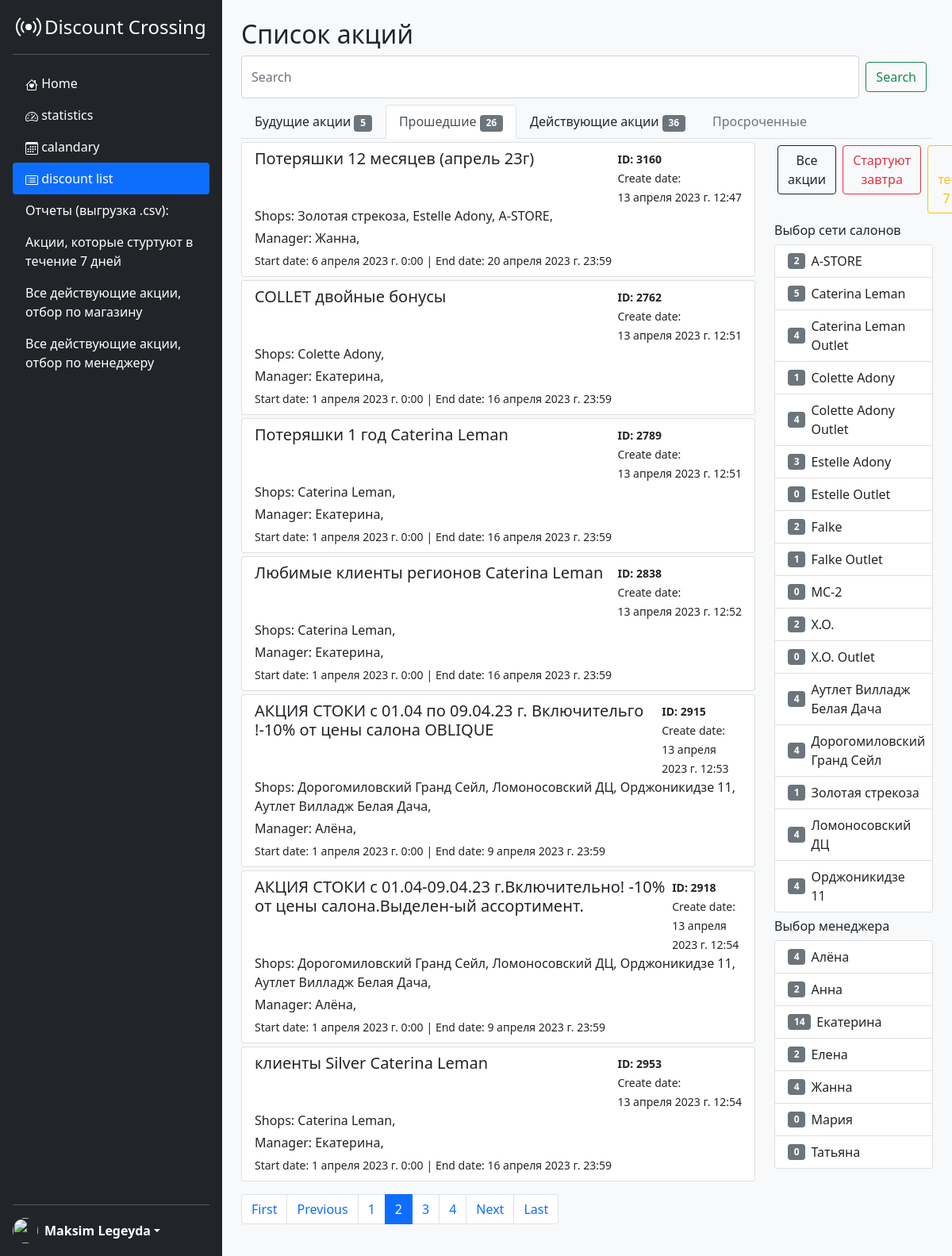
/OldDiscountList?page=2, run on the app's committed database.
### discount/models.py (models this page shows, shortened)
class DiscountData(models.Model):
    STATUS = [
        ('N', 'Новая'),
        ('W', 'В работе'),
        ('T', 'Тестирование'),
        ('D', 'Релиз'),
    ]
    title = models.CharField(max_length=250, null=True, verbose_name='Название скидки')
    id_DO = models.IntegerField(blank=True, default=None, verbose_name='ID акции в ДО')
    startDate = models.DateTimeField(blank=True, default=None, verbose_name='Дата начала акции')
    endDate = models.DateTimeField(blank=True, default=None, verbose_name='Дата окончания окончания')
    description = models.TextField(max_length=1500, default='', blank=True, verbose_name='Описание')
    type = models.ManyToManyField(DiscountType)
    manager = models.ManyToManyField(ShopManagers)
    shops = models.ManyToManyField(Shop, verbose_name='магазины', related_name='shop')
    status = models.CharField(max_length=1, choices=STATUS, default='N')
    createDate = models.DateTimeField(null=True, auto_now_add=True, editable=False)
    idDoneDate = models.DateField(default='2000-01-01')
    slug = models.SlugField(blank=True, db_index=True, verbose_name='slug')
    bugCounter = models.IntegerField(default=0, verbose_name='Количество текущих акций')
    isDone = models.BooleanField(default=False, verbose_name='Подготовлена')
    class Meta:
        verbose_name = 'Акция'
        verbose_name_plural = 'Акции'

### shops/models.py (models this page shows)
class Shop(models.Model):
    title = models.CharField(max_length=250, null=True, verbose_name='Наименование магазина')
    manager = models.ManyToManyField(ShopManagers)
    countFutureDiscount = models.IntegerField(default=0, verbose_name='Количество будущих акций')
    countPastDiscount = models.IntegerField(default=0, verbose_name='Количество прошедших акций')
    CountCurrentDiscount = models.IntegerField(default=0, verbose_name='Количество текущих акций')
    def __str__(self):
        return self.title
    class Meta:
        verbose_name = 'Магазин'
        verbose_name_plural = 'Магазины'

class ShopManagers(models.Model):
    name = models.CharField(max_length=250, null=True, verbose_name='Руководить сети (акции)')
    phone = models.CharField(max_length=25, blank=True, default='+7', verbose_name='Телефон')
    countFutureDiscount = models.IntegerField(default=0, verbose_name='Количество будущих акций')
    countPastDiscount = models.IntegerField(default=0, verbose_name='Количество прошедших акций')
    CountCurrentDiscount = models.IntegerField(default=0, verbose_name='Количество текущих акций')
    def __str__(self):
        return self.name
    class Meta:
        verbose_name = 'Менеджер'
        verbose_name_plural = 'Менеджеры'

### discount/views.py (the view)
# urls.py: path('OldDiscountList', views.discountList, name='OldDiscountList'),
def discountList(request, shop_id=None):
    now = datetime.now()
    shopsList = Shop.objects.all().order_by('title')
    managers = ShopManagers.objects.all().order_by('name')
    discountCurrent = DiscountData.objects.filter(startDate__lte=now).filter(endDate__gte=now).order_by('-startDate')
    discountsOld = DiscountData.objects.filter(startDate__lte=now).filter(endDate__lte=now).order_by('-startDate')
    discountsFuture = DiscountData.objects.filter(startDate__gte=now).order_by('startDate')
    discountCounter = discountsFuture.count()
    discountCounterOld = discountsOld.count()
    discountCounterCurrent = discountCurrent.count()
    if request.path == '/discountList':
        discounts = discountsFuture
    elif request.path == '/OldDiscountList':
        discounts = discountsOld
    elif request.path == '/CurrentDiscountList':
        discounts = discountCurrent
    paginator = Paginator(discounts, 7)
    page_number = request.GET.get('page')
    page_obj = paginator.get_page(page_number)
    context = {
        'discounts' : discounts,
        'counter' : discountCounter,
        'counterOLd' : discountCounterOld,
        'counterCurrent' : discountCounterCurrent,
        'shopListItem' : shopsList,
        'page_obj' : page_obj,
        'managers' : managers,
    }
    return render(request, template_name='discount_list.html', context=context)

### templates/discount_list.html (shortened to what this page needs)
{% extends 'base.html' %}
{% block content %}
<div class="p-4 bg-light" style="width: 100%;">
<h2 class="">Список акций</h2>
    <form class="form-inline my-2 my-lg-0 d-flex" action="{% url 'search_results' %}" method="get">
      <input name="q" class="form-control mr-sm-2" type="search" placeholder="Search" aria-label="Search">
      <button class="btn btn-outline-success m-2" type="submit">Search</button>
    </form>
  <ul class="nav nav-tabs mt-2">
    <li class="nav-item">
      {% url 'discountList' as url_discountList %}
      <a class="nav-link link-dark {% if url_discountList in request.path %}active{% endif %}"
      href="/discountList">Будущие акции <span class="badge bg-secondary">{{ counter }}</span></a>
    </li>
    <li class="nav-item">
      {% url 'OldDiscountList' as url_OldDiscountList %}
      <a class="nav-link link-dark {% if url_OldDiscountList in request.path %}active{% endif %}"
      href="/OldDiscountList">Прошедшие <span class="badge bg-secondary">{{ counterOLd }}</span></a>
    </li>
    <li class="nav-item">
      {% url 'CurrentDiscountList' as url_CurrentDiscountList %}
      <a class="nav-link link-dark {% if url_CurrentDiscountList in request.path %}active{% endif %}"
      href="/CurrentDiscountList">Действующие акции <span class="badge bg-secondary">{{ counterCurrent }}</span></a>
    </li>
    <li class="nav-item">
      <a class="nav-link disabled link-dark" href="#">Просроченные</a>
    </li>
  </ul>
<div class="content" style="min-height: 79vh;">
<div class="row">
<div class="col">
  {% for discount in page_obj %}
  <div class="list-group mt-1">
      <a href="/discountList/{{ discount.slug }}" class="list-group-item list-group-item-action" aria-current="true">
        <div class="d-flex w-100 justify-content-between">
          <h5 class="mb-1">{{ discount.title }}</h5>
          <div>
            <small style="font-weight: bold;">ID: {{ discount.id_DO }} <br></small>
            <small>Create date:<br> {{ discount.createDate }}</small>
          </div>
        </div>
        <p class="mb-1">Shops: {% for shop in discount.shops.all %}{{ shop }},  {% endfor %}</p>
        <p class="mb-1">Manager: {% for manager in discount.manager.all %}{{ manager }},  {% endfor %}</p>
        <small>Start date: {{ discount.startDate }}</small>
        <small>| End date: {{ discount.endDate }}</small>
      </a>
  </div>
  {% endfor %}
</div>
<div class="col-3 mt-1 pr-5">
  <div class="d-flex">
    <form class="m-1" action="{% url 'discountList' %}" method="get">
      <button type="submit" class="btn btn-outline-dark">Все акции</button>
    </form>
    <form class="m-1" action="{% url 'startTomorrow' %}" method="get">
      <button type="submit" class="btn btn-outline-danger">Стартуют завтра</button>
    </form>
    <form class="m-1" action="{% url 'startWithinAWeek' %}" method="get">
      <button type="submit" class="btn btn-outline-warning">В течение 7 дней</button>
    </form>
  </div>
  <h6 class="mt-2">Выбор сети салонов</h6>
  <ul class="list-group">
    {% for shop in shopListItem %}
      <li class="list-group-item d-flex align-items-center">
          {% if url_OldDiscountList in request.path %}<span class="badge bg-secondary">{{ shop.countPastDiscount }}</span>{% endif %}
        <a class="link-dark" style="text-decoration: none; margin-left: 7px;" href="shop/filter/discountList/{{ shop.id }}">{{ shop.title }}</a>
      </li>
    {% endfor %}
  </ul>
  <h6 class="mt-2">Выбор менеджера</h6>
  <ul class="list-group">
    {% for manager in managers %}
      <li class="list-group-item d-flex align-items-center">
          {% if url_OldDiscountList in request.path %}<span class="badge bg-secondary">{{ manager.countPastDiscount }}</span>{% endif %}
        <a class="link-dark" style="text-decoration: none; margin-left: 7px;" href="manager/filter/discountList/{{ manager.id }}">{{ manager.name }}</a>
      </li>
    {% endfor %}
  </ul>
</div>
</div>
</div>
<nav aria-label="..." class="mt-3" style="bottom: 0;">
  <ul class="pagination">
    <li class="page-item {% if not page_obj.has_previous %}disabled{% endif %}">
      {% if page_obj.has_previous %}
      <a class="page-link" href="?page=1">First</a>
      {% else %}
      <span class="page-link">First</span>
      {% endif %}
    </li>
    <li class="page-item {% if not page_obj.has_previous %}disabled{% endif %}">
      {% if page_obj.has_previous %}
      <a class="page-link" href="?page={{ page_obj.previous_page_number }}">Previous</a>
      {% else %}
      <span class="page-link">Previous</span>
      {% endif %}
    </li>
    {% for i in page_obj.paginator.page_range %}
    {% if page_obj.number == i %}
    <li class="page-item active" aria-current="page">
      <span class="page-link">{{ i }}</span>
    </li>
    {% elif i > page_obj.number|add:'-3' and i < page_obj.number|add:'3' %}
    <li class="page-item"><a class="page-link" href="?page={{ i }}">{{ i }}</a></li>
    {% endif %}
    {% endfor %}
    <li class="page-item {% if not page_obj.has_next %}disabled{% endif %}">
      {% if page_obj.has_next %}
      <a class="page-link" href="?page={{ page_obj.next_page_number }}">Next</a>
      {% else %}
      <span class="page-link">Next</span>
      {% endif %}
    </li>
    <li class="page-item {% if not page_obj.has_next %}disabled{% endif %}">
      {% if page_obj.has_next %}
      <a class="page-link" href="?page={{ page_obj.paginator.num_pages }}">Last</a>
      {% else %}
      <span class="page-link">Last</span>
      {% endif %}
    </li>
  </ul>
</nav>
</div>
{% endblock %}

### static/css/sidebars.css (style rules this page uses)
body { min-height: 100vh; min-height: -webkit-fill-available; }
html { height: -webkit-fill-available; overflow-x: hidden; margin-right: calc(-1 * (100vw - 100%)); }

### data on the page
DiscountData: title "Потеряшки 12 месяцев (апрель 23г)", id_DO "3160", createDate "13 апреля 2023 г. 12:47", startDate "6 апреля 2023 г. 0:00", endDate "20 апреля 2023 г. 23:59"
Shop: title "Золотая стрекоза", countPastDiscount "1"
Shop: title "Estelle Adony", countPastDiscount "3"
Shop: title "A-STORE", countPastDiscount "2"
ShopManagers: name "Жанна", countPastDiscount "4"
DiscountData: title "COLLET двойные бонусы", id_DO "2762", createDate "13 апреля 2023 г. 12:51", startDate "1 апреля 2023 г. 0:00", endDate "16 апреля 2023 г. 23:59"
Shop: title "Colette Adony", countPastDiscount "1"
ShopManagers: name "Екатерина", countPastDiscount "14"
DiscountData: title "Потеряшки 1 год Caterina Leman", id_DO "2789", createDate "13 апреля 2023 г. 12:51", startDate "1 апреля 2023 г. 0:00", endDate "16 апреля 2023 г. 23:59"
Shop: title "Caterina Leman", countPastDiscount "5"
DiscountData: title "Любимые клиенты регионов Caterina Leman", id_DO "2838", createDate "13 апреля 2023 г. 12:52", startDate "1 апреля 2023 г. 0:00", endDate "16 апреля 2023 г. 23:59"
DiscountData: title "АКЦИЯ СТОКИ с 01.04 по 09.04.23 г. Включительго !-10% от цены салона OBLIQUE", id_DO "2915", createDate "13 апреля 2023 г. 12:53", startDate "1 апреля 2023 г. 0:00", endDate "9 апреля 2023 г. 23:59"
Shop: title "Дорогомиловский Гранд Сейл", countPastDiscount "4"
Shop: title "Ломоносовский ДЦ", countPastDiscount "4"
Shop: title "Орджоникидзе 11", countPastDiscount "4"
Shop: title "Аутлет Вилладж Белая Дача", countPastDiscount "4"
ShopManagers: name "Алёна", countPastDiscount "4"
DiscountData: title "АКЦИЯ СТОКИ с 01.04-09.04.23 г.Включительно! -10% от цены салона.Выделен-ый ассортимент.", id_DO "2918", createDate "13 апреля 2023 г. 12:54", startDate "1 апреля 2023 г. 0:00", endDate "9 апреля 2023 г. 23:59"
DiscountData: title "клиенты Silver Caterina Leman", id_DO "2953", createDate "13 апреля 2023 г. 12:54", startDate "1 апреля 2023 г. 0:00", endDate "16 апреля 2023 г. 23:59"
Shop: countPastDiscount "4", title "Caterina Leman Outlet"
Shop: countPastDiscount "4", title "Colette Adony Outlet"
Shop: countPastDiscount "0", title "Estelle Outlet"
Shop: countPastDiscount "2", title "Falke"
Shop: countPastDiscount "1", title "Falke Outlet"
Shop: countPastDiscount "0", title "MC-2"
Shop: countPastDiscount "2", title "X.O."
Shop: countPastDiscount "0", title "X.O. Outlet"
ShopManagers: countPastDiscount "2", name "Анна"
ShopManagers: countPastDiscount "2", name "Елена"
ShopManagers: countPastDiscount "0", name "Мария"
ShopManagers: countPastDiscount "0", name "Татьяна"

### other printed values
{{ counter }} "5"
{{ counterOLd }} "26"
{{ counterCurrent }} "36"
{{ i }} "1" "3" "4"
{{ i }} "2"
